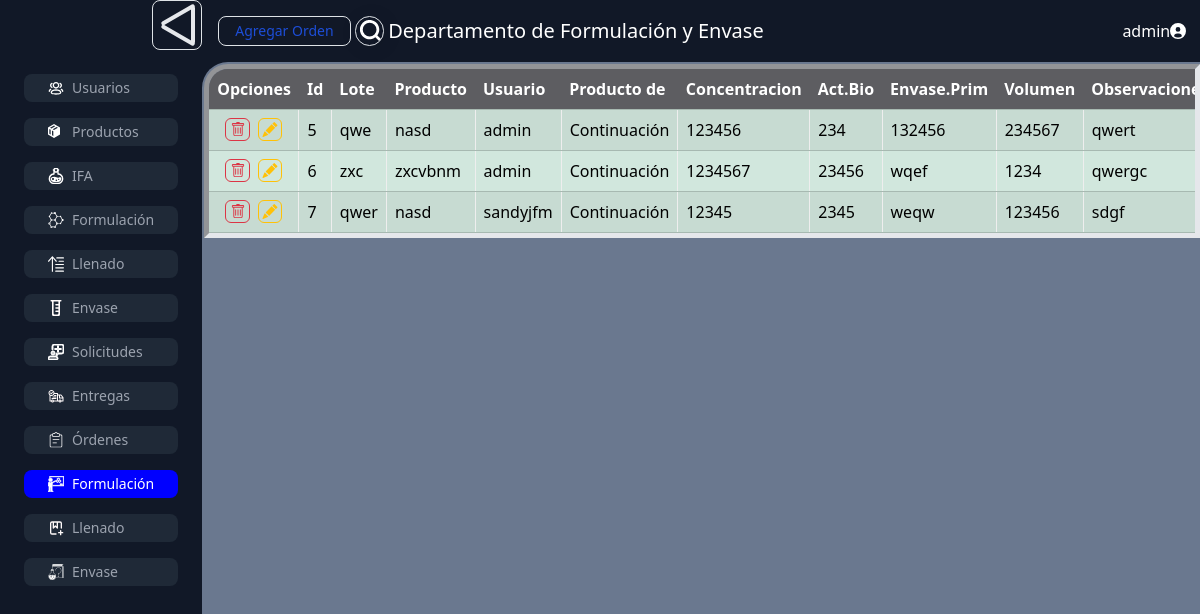
/orden_formulacion/ (signed in), run on the app's committed database.
### CIGB/models.py (models this page shows, shortened)
class Usuarios(AbstractBaseUser):
    id_usuario = models.AutoField(primary_key=True)
    nombre = models.CharField(_('nombre'), max_length=255)
    apellidos = models.CharField(_('apellidos'), max_length=255)
    email = models.EmailField(_('correo electrónico'), unique=True)
    cargo = models.CharField(_('cargo'), max_length=255)
    tipo = models.CharField(_('tipo'), max_length=255)
    usuario = models.CharField(_('usuario'), max_length=255, unique=True)
    contraseña = models.CharField(_('contraseña'), max_length=255)
    producto = models.ForeignKey('Producto', on_delete=models.SET_NULL, null=True, blank=True, related_name='usuarios')
    USERNAME_FIELD = 'usuario'
    REQUIRED_FIELDS = ['nombre', 'apellidos', 'cargo', 'tipo']
    class Meta:
        abstract = False
        verbose_name = _('usuario')
        verbose_name_plural = _('usuarios')

class OrdenFormulacion(models.Model):
    id_orden_formulacion = models.AutoField(primary_key=True)
    id_IFA = models.ForeignKey(IFA, on_delete=models.CASCADE)
    id_usuario = models.ForeignKey(Usuarios, on_delete=models.SET_NULL, null=True)
    tipo_producto = models.CharField(max_length=255)
    concentracion = models.CharField(max_length=255)
    actividad_biologica = models.CharField(max_length=255)
    envase_primario = models.CharField(max_length=255)
    volumen = models.CharField(max_length=255)
    observaciones = models.CharField(max_length=255)
    c_referencia = models.CharField(max_length=255)
    reactivo = models.CharField(max_length=255)
    cantidad = models.CharField(max_length=255)

class IFA(models.Model):
    id_IFA = models.AutoField(primary_key=True)
    lote = models.CharField(max_length=255, unique=True)
    fecha_fabricacion = models.DateField()
    id_producto = models.ForeignKey(Producto, on_delete=models.CASCADE)
    id_usuario = models.ForeignKey(Usuarios, on_delete=models.SET_NULL, null=True)
    volumen = models.CharField(max_length=255)
    act_biologica = models.CharField(max_length=255)
    act_espectral = models.CharField(max_length=255)
    prot_total = models.CharField(max_length=255)
    act_total_UT = models.CharField(max_length=255)
    existencia_UT = models.CharField(max_length=255)
    existencia_vol_IFA = models.CharField(max_length=255)
    vol_form_liquido = models.CharField(max_length=255)
    dosis_esperadas = models.CharField(max_length=255)

class Producto(models.Model):
    id_producto = models.AutoField(primary_key=True)
    nombre = models.CharField(max_length=255, unique=True)

### CIGB/views.py (the view, shortened to what this page needs)
# urls.py: path('orden_formulacion/', ordenFormulacion_view),
def ordenFormulacion_view(request):
    if request.user.tipo == 'user':
        ordenFormulacion_data = OrdenFormulacion.objects.filter(id_usuario=request.user)
        IFA_data = IFA.objects.filter(id_usuario=request.user)
    else:
        ordenFormulacion_data = OrdenFormulacion.objects.all()
        IFA_data = IFA.objects.all()
    return render(request, 'ordenFormulacion.html', {'ordenFormulacion_data':ordenFormulacion_data, 'IFA_data':IFA_data})

### CIGB/templates/ordenFormulacion.html (shortened to what this page needs)
{% extends "CIGB.html" %}
{% block add_button %}
  <input class="text-blue-700 hover:text-white border border-blue-700 hover:bg-blue-800 focus:ring-4 focus:outline-none focus:ring-blue-300 font-medium rounded-lg text-sm px-3 py-1 text-center dark:border-blue-500 dark:text-gray-400 dark:hover:text-white dark:hover:bg-blue-500 dark:focus:ring-blue-800" type="button" value="Agregar Orden" onclick="openForm(accion='Agregar', objetivo='Orden',  NaN, new_url='{{ BASE_URL }}/add_orden_formulacion')" class="boton">
{% endblock %}
{% block contenido %}
<div>
  <div class="table-container">
    <table class="table table-success table-striped" style="margin-bottom: 0px;">
        <thead>
            <tr>
                <th>Opciones</th>
                <th>Id</th>
                <th>Lote</th>
                <th>Producto</th>
                <th>Usuario</th>
                <th>Producto de</th>
                <th>Concentracion</th>
                <th>Act.Bio</th>
                <th>Envase.Prim</th>
                <th>Volumen</th>
                <th>Observaciones</th>
        </thead>
        <tbody id="main_table">
          {% for orden in ordenFormulacion_data %}
          <tr>
              <td class="opciones">
                <div>
                  <button type="button" class="table-button btn-outline-danger" onclick="eliminar('Orden_Formulacion','{{ orden.id_orden_formulacion }}')">
                      </button>
                  <button valores="form_ifa·{{ orden.id_IFA.id_IFA }}|vol_teorico·{{ orden.vol_teorico }}|fecha_vence·{{ orden.fecha_vence|date:'YYYY-mm-dd' }}|consumo_IFA_UT·{{ orden.consumo_IFA_UT }}|frascos_esperados·{{ orden.frascos_esperados }}|nombre·{{ orden.nombre }}" onclick="openForm(accion='Modificar', objetivo='{{ orden.id_orden_formulacion }}',fila=this, new_url='{{ BASE_URL }}/mod_orden_formulacion')" type="button" class="table-button btn-outline-warning">
                      </button>
                  </div>
              </td>
              <td>{{ orden.id_orden_formulacion }}</td>
              <td>{{ orden.id_IFA.lote }}</td>
              <td>{{ orden.id_IFA.id_producto.nombre }}</td>
              <td>{{ orden.id_usuario.usuario }}</td>
              <td>{{ orden.tipo_producto }}</td>
              <td>{{ orden.concentracion }}</td>
              <td>{{ orden.actividad_biologica }}</td>
              <td>{{ orden.envase_primario }}</td>
              <td>{{ orden.volumen }}</td>
              <td>{{ orden.observaciones }}</td>
          </tr>
          {% endfor %}
      </tbody>
    </table>
</div>
</div>
{% endblock %}

### CIGB/templates/CIGB.html (shortened to what this page needs)
{% load compress %}
{% load static %}
<!DOCTYPE html>
<html lang="en-gb" dir="ltr" class='com_content view-category layout-theme3497category itemid-101 home j39 mm-hover'>
    <head>
        <link href="https://cdn.jsdelivr.net/npm/bootstrap@5.3.3/dist/css/bootstrap.min.css" rel="stylesheet">
        <link rel="stylesheet" href="static/css/CIGB.css">
        {% compress css %}
            <link rel="stylesheet" href="{% static 'src/output.css' %}">
        {% endcompress %}
    </head>
    <body class="bg-gray-900">
        <div class="flex flex-row">
            <div id="lateral-menu" class="m-w-[200px] flex flex-col items-end">
                <label class="rounded-lg b-gray-400 border border-blue-700">
                    <div class="w-12 h-12 cursor-pointer flex flex-col items-center justify-around">
                        <div class="w-[38px] h-[4px] bg-gray-200 rounded-sm transition-all duration-300 peer-checked:origin-top peer-checked:translate-y-[6px] peer-checked:rotate-[-30deg]"></div>
                        <div class="w-[38px] h-[4px] bg-gray-200 rounded-md transition-all duration-300 peer-checked:origin-center peer-checked:translate-x-[16px] peer-checked:rotate-[90deg]"></div>
                        <div class="w-[38px] h-[4px] bg-gray-200 rounded-md transition-all duration-300 peer-checked:origin-bottom peer-checked:translate-y-[-6px] peer-checked:rotate-[30deg]"></div>
                    </div>
                </label>
                <div class="md:flex">
                    <ul id="menu" class="flex-column space-y space-y-4 text-sm font-medium text-gray-500 text-gray-400 ms-4 me-4 mb-4 mt-4">
                        {% if request.user.tipo == 'admin' %}
                        <li><a id="users" href="usuarios" class="peer-unchecked:none inline-flex items-center px-4 py-1 rounded-lg hover:text-gray-900 hover:bg-gray-100 w-full bg-gray-800 hover:bg-gray-700 hover:text-white">
                            <span class="lateral-menu-text ms-2 fade-in">Usuarios</span></a></li>
                        <li><a id="products" href="productos" class="inline-flex items-center px-4 py-1 rounded-lg hover:text-gray-900 bg-gray-50 hover:bg-gray-100 w-full bg-gray-800 hover:bg-gray-700 hover:text-white">
                            <span class="lateral-menu-text ms-2">Productos</span></a></li>
                        {% endif %}
                            <li><a id="IFA" href="IFA"class="inline-flex items-center px-4 py-1 rounded-lg hover:text-gray-900 bg-gray-50 hover:bg-gray-100 w-full bg-gray-800 hover:bg-gray-700 hover:text-white">
                            <span class="lateral-menu-text ms-2">IFA</span></a></li>
                        <li><a id="formulacion" href="formulacion" class="inline-flex items-center px-4 py-1 rounded-lg hover:text-gray-900 bg-gray-50 hover:bg-gray-100 w-full bg-gray-800 hover:bg-gray-700 hover:text-white">
                            <span class="lateral-menu-text ms-2">Formulación</span></a></li>
                        <li><a id="llenado" href="llenado" class="inline-flex items-center px-4 py-1 rounded-lg hover:text-gray-900 bg-gray-50 hover:bg-gray-100 w-full bg-gray-800 hover:bg-gray-700 hover:text-white">
                            <span class="lateral-menu-text ms-2">Llenado</span></a></li>
                        <li><a id="envase" href="envase" class="inline-flex items-center px-4 py-1 rounded-lg hover:text-gray-900 bg-gray-50 hover:bg-gray-100 w-full bg-gray-800 hover:bg-gray-700 hover:text-white">
                            <span class="lateral-menu-text ms-2">Envase</span></a></li>
                        <li><a id="request" href="solicitudes" class="inline-flex items-center px-4 py-1 rounded-lg hover:text-gray-900 bg-gray-50 hover:bg-gray-100 w-full bg-gray-800 hover:bg-gray-700 hover:text-white">
                            <span class="lateral-menu-text ms-2">Solicitudes</span></a></li>
                        <li><a id="deliver" href="entregas" class="inline-flex items-center px-4 py-1 rounded-lg hover:text-gray-900 bg-gray-50 hover:bg-gray-100 w-full bg-gray-800 hover:bg-gray-700 hover:text-white">
                            <span class="lateral-menu-text ms-2">Entregas</span></a></li>
                            <div id="drop-menu" class="flex-column space-y space-y-4">
                                <li><span class="inline-flex items-center px-4 py-1 rounded-lg hover:text-gray-900 bg-gray-50 hover:bg-gray-100 w-full bg-gray-800 hover:bg-gray-700 hover:text-white">
                                    <span class="lateral-menu-text ms-2">Órdenes</span></span></li>
                                <div id="sub-menu" class="flex-column space-y space-y-4">
                                    <li><a id="orden_formulacion" href="orden_formulacion" class="inline-flex items-center px-4 py-1 rounded-lg hover:text-gray-900 bg-gray-50 hover:bg-gray-100 w-full bg-gray-800 hover:bg-gray-700 hover:text-white">
                                        <span class="lateral-menu-text ms-2">Formulación</span></a></li>
                                    <li><a id="orden_llenado" href="orden_llenado" class="inline-flex items-center px-4 py-1 rounded-lg hover:text-gray-900 bg-gray-50 hover:bg-gray-100 w-full bg-gray-800 hover:bg-gray-700 hover:text-white">
                                        <span class="lateral-menu-text ms-2">Llenado</span></a></li>
                                    <li><a id="orden_envase" href="orden_envase" class="inline-flex items-center px-4 py-1 rounded-lg hover:text-gray-900 bg-gray-50 hover:bg-gray-100 w-full bg-gray-800 hover:bg-gray-700 hover:text-white">
                                        <span class="lateral-menu-text ms-2">Envase</span></a></li>
                                </div>
                        </div>
                    </ul>
                </div>
            </div>
            <div class="w-[100%]">
                <div class="py-3 px-3 flex gap-1 items-center">
                    {% block add_button %}
                    {% endblock %}
                    <div class="p-1 overflow-hidden w-[36px] h-[30px] hover:w-[250px] bg-transparent border border-blue-700 shadow-[2px_2px_20px_rgba(0,0,0,0.08)] rounded-full flex group items-center hover:duration-300 duration-300">
                        <div class="flex items-center justify-center fill-white">
                            <svg xmlns="http://www.w3.org/2000/svg" id="Isolation_Mode" data-name="Isolation Mode" viewBox="0 0 24 24" width="22" height="22">
                                <path d="M18.9,16.776A10.539,10.539,0,1,0,16.776,18.9l5.1,5.1L24,21.88ZM10.5,18A7.5,7.5,0,1,1,18,10.5,7.507,7.507,0,0,1,10.5,18Z"></path>
                            </svg>
                        </div>
                            <input type="text" id="inputFiltro" class="outline-none text-[20px] bg-transparent w-full text-white font-normal px-4"/>
                    </div>
                    <h1 class="w-full header">Departamento de Formulación y Envase</h1>
                    <div id="head-menu" class="">
                        <div class="drop-menu flex flex-row items-center" id="user-drop-menu-button">
                            <span>{{ user.usuario }}</span>
                        </div>
                    </div>
                </div>
                <div id="dinamic-content" class="bg-gray-900">
                    {% block contenido %}
                    {% endblock %}
                </div>
            </div>
        </div>
    </body>
</html>

### static/css/CIGB.css (style rules this page uses)
:root { --top:-100vh; --menu-width:204px; }
#dinamic-content { background-color: rgb(195 216 247 / 50%); padding: 2px; border-top-left-radius: 26px; height: calc(100svh - 76px); }
#dinamic-content>div { width: calc(100svw - var(--menu-width)); }
table { overflow: scroll; min-width: 640px; height: 100%; }
#head-menu { height: 100%; display: flex; flex-direction: column; align-items: flex-end; justify-content: flex-start; --display:none; color: white; }
.selected { background-color: blue !important; color:white !important; }
#drop-menu { --drop-disp:none; }
#drop-menu>li>span { cursor: pointer; }
.keep-open { display:flex !important; }
#sub-menu { display: var(--drop-disp); }
.table-container { max-width: 86svw; max-height: 80vh; border-style: inset; overflow: auto; border-width: thick; border-top-left-radius: 24px; }
td, th { white-space: nowrap; max-width: 140px; overflow: hidden; }
.btn-outline-warning { --bs-btn-color: #ffc107; --bs-btn-border-color: #ffc107; --bs-btn-hover-color: #000; --bs-btn-hover-bg: #ffc107; --bs-btn-hover-border-color: #ffc107; --bs-btn-focus-shadow-rgb: 255, 193, 7; --bs-btn-active-color: #000; --bs-btn-active-bg: #ffc107; --bs-btn-active-border-color: #ffc107; --bs-btn-active-shadow: inset 0 3px 5px rgba(0, 0, 0, 0.125); --bs-btn-disabled-color: #ffc107; --bs-btn-disabled-bg: transparent; --bs-btn-disabled-border-color: #ffc107; --bs-gradient: none; }
.btn-outline-danger { --bs-btn-color: #dc3545; --bs-btn-border-color: #dc3545; --bs-btn-hover-color: #fff; --bs-btn-hover-bg: #dc3545; --bs-btn-hover-border-color: #dc3545; --bs-btn-focus-shadow-rgb: 220, 53, 69; --bs-btn-active-color: #fff; --bs-btn-active-bg: #dc3545; --bs-btn-active-border-color: #dc3545; --bs-btn-active-shadow: inset 0 3px 5px rgba(0, 0, 0, 0.125); --bs-btn-disabled-color: #dc3545; --bs-btn-disabled-bg: transparent; --bs-btn-disabled-border-color: #dc3545; --bs-gradient: none; }
.table-button { --bs-btn-padding-x: 0.2rem; --bs-btn-padding-y: 0.2rem; --bs-btn-font-family: ; --bs-btn-font-size: 1rem; --bs-btn-font-weight: 400; --bs-btn-line-height: 1.5; --bs-btn-bg: transparent; --bs-btn-border-width: 1px; --bs-btn-border-radius: 0.375rem; --bs-btn-box-shadow: inset 0 1px 0 rgba(255, 255, 255, 0.15), 0 1px 1px rgba(0, 0, 0, 0.075); --bs-btn-disabled-opacity: 0.65; --bs-btn-focus-box-shadow: 0 0 0 0.25rem rgba(var(--bs-btn-focus-shadow-rgb), .5); display: inline-block; padding: var(--bs-btn-padding-y) var(--bs-btn-padding-x); font-size: var(--bs-btn-font-size); font-weight: var(--bs-btn-font-weight); line-height: var(--bs-btn-line-height); color: var(--bs-btn-color); text-align: center; text-decoration: none; vertical-align: middle; user-select: none; border: var(--bs-btn-border-width) solid var(--bs-btn-border-color); border-radius: var(--bs-btn-border-radius); background-color: var(--bs-btn-bg); }
.opciones { position: sticky; left: 0; z-index: 1; }
.table>thead { position: sticky; top: 0; z-index: 2; }
.table>thead>tr>th { background-color: rgb(93, 93, 97); color: white; }
td { border-right: 1px; border-style: ridge; }
td>div { display: flex; flex-direction: row; justify-content: space-evenly; }
.table { width: 100%; border-collapse: collapse; border-top-left-radius: 10px; }
.header { font-size: 20px; color: white; }

### data on the page
Usuarios: usuario "admin"
OrdenFormulacion: id_orden_formulacion "5", id_IFA.lote "qwe", id_IFA.id_producto.nombre "nasd", id_usuario.usuario "admin", tipo_producto "Continuación", concentracion "123456", actividad_biologica "234", envase_primario "132456", volumen "234567", observaciones "qwert"
OrdenFormulacion: id_orden_formulacion "6", id_IFA.lote "zxc", id_IFA.id_producto.nombre "zxcvbnm", id_usuario.usuario "admin", tipo_producto "Continuación", concentracion "1234567", actividad_biologica "23456", envase_primario "wqef", volumen "1234", observaciones "qwergc"
OrdenFormulacion: id_orden_formulacion "7", id_IFA.lote "qwer", id_IFA.id_producto.nombre "nasd", id_usuario.usuario "sandyjfm", tipo_producto "Continuación", concentracion "12345", actividad_biologica "2345", envase_primario "weqw", volumen "123456", observaciones "sdgf"
